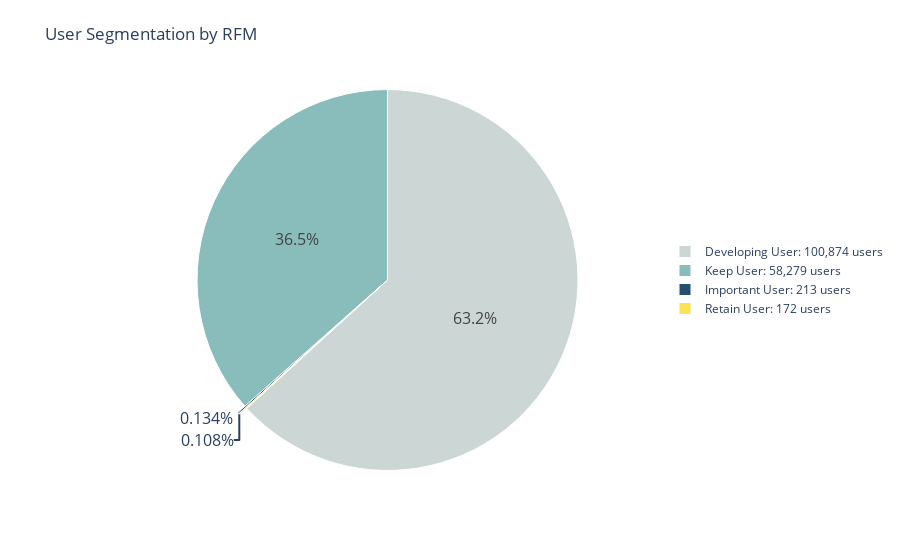

Notebook code cell kept with this figure:
### Code cell
from plotly import graph_objects as go


# 统计用户分组数量
segment_counts = RFM['Segment Label'].value_counts().reset_index()
segment_counts.columns = ['Segment', 'Count']

# 生成标签
labels = [
    f"{row['Segment']}: {int(row['Count']):,} users"
    for _, row in segment_counts.iterrows()
]
values = segment_counts['Count'].values

# 配色与爆炸拉出（按顺序）
colors = ['#CBD6D5', '#88BDBC', '#254E70', '#FFE156']
pulls = [0.05 if v < 1000 else 0 for v in values]  # < 1000 的拉出

# 绘图
fig = go.Figure(
    data=[go.Pie(
        labels=labels,
        values=values,
        pull=pulls,
        textinfo='percent',
        textfont_size=16,
        marker=dict(colors=colors, line=dict(color='white', width=1))
    )],
    layout=go.Layout(
        title='User Segmentation by RFM',
        margin=dict(l=80, r=80, t=80, b=80),
        legend=dict(orientation="v", x=1, y=0.5)
    )
)

fig.show()

### Figure 1 — Plotly figure (JSON) as saved in the notebook; plotly's stock layout.template omitted (floating-point values rounded to 4 significant figures)
{"data": [{"labels": ["Developing User: 100,874 users", "Keep User: 58,279 users", "Important User: 213 users", "Retain User: 172 users"], "marker": {"colors": ["#CBD6D5", "#88BDBC", "#254E70", "#FFE156"], "line": {"color": "white", "width": 1}}, "pull": [0, 0, 0.05, 0.05], "textfont": {"size": 16}, "textinfo": "percent", "type": "pie", "values": [100874, 58279, 213, 172]}], "layout": {"legend": {"orientation": "v", "x": 1, "y": 0.5}, "margin": {"b": 80, "l": 80, "r": 80, "t": 80}, "title": {"text": "User Segmentation by RFM"}}}
